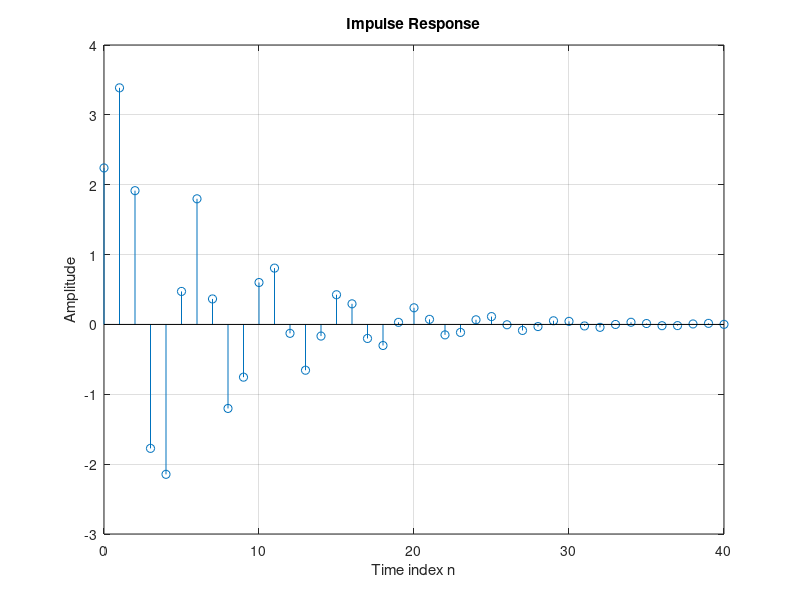

MATLAB code for this plot:
% Program Expt5_1
% Program to Compute 41 samples
% of the impulse response, h[n],of Eq(5.5)
clf;
L = 41;
n=0:L-1;
num = [2.2403 2.4908 2.2403];
den = [1 -0.4 0.75];
h = impz(num,den,L);

% Display h
disp(h)

% Plot the impulse response
stem(n,h);
xlabel('Time index n'); ylabel('Amplitude');
title('Impulse Response'); grid;